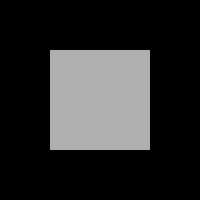
Frame 1 (no input)
Frame 60 (the mouse pressed at the canvas centre just before this capture): identical to frame 1, image omitted
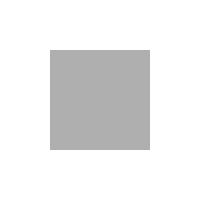
Frame 120 (the mouse held since frame 60 and released just before this capture)

The Processing sketch that drew these frames (run headless with seeded random() and noise(); from frame 60 on, the mouse is pressed at the canvas centre):

// Processing sketch: simpleClick
// ── simpleClick.pde
boolean button = false;
int x = 50;
int y = 50;
int w = 100;
int h = 100;

void setup()
{
  size(200,200);
  noStroke();
}

void draw()
{
  if (button)
  {
    background(255);
  }
  else
  {
    background(0);
  }
  
  fill(175);
  rect(x,y,w,h);
}

void mousePressed()
{
  if (true)
  {
    button = !button;
  }  
}
